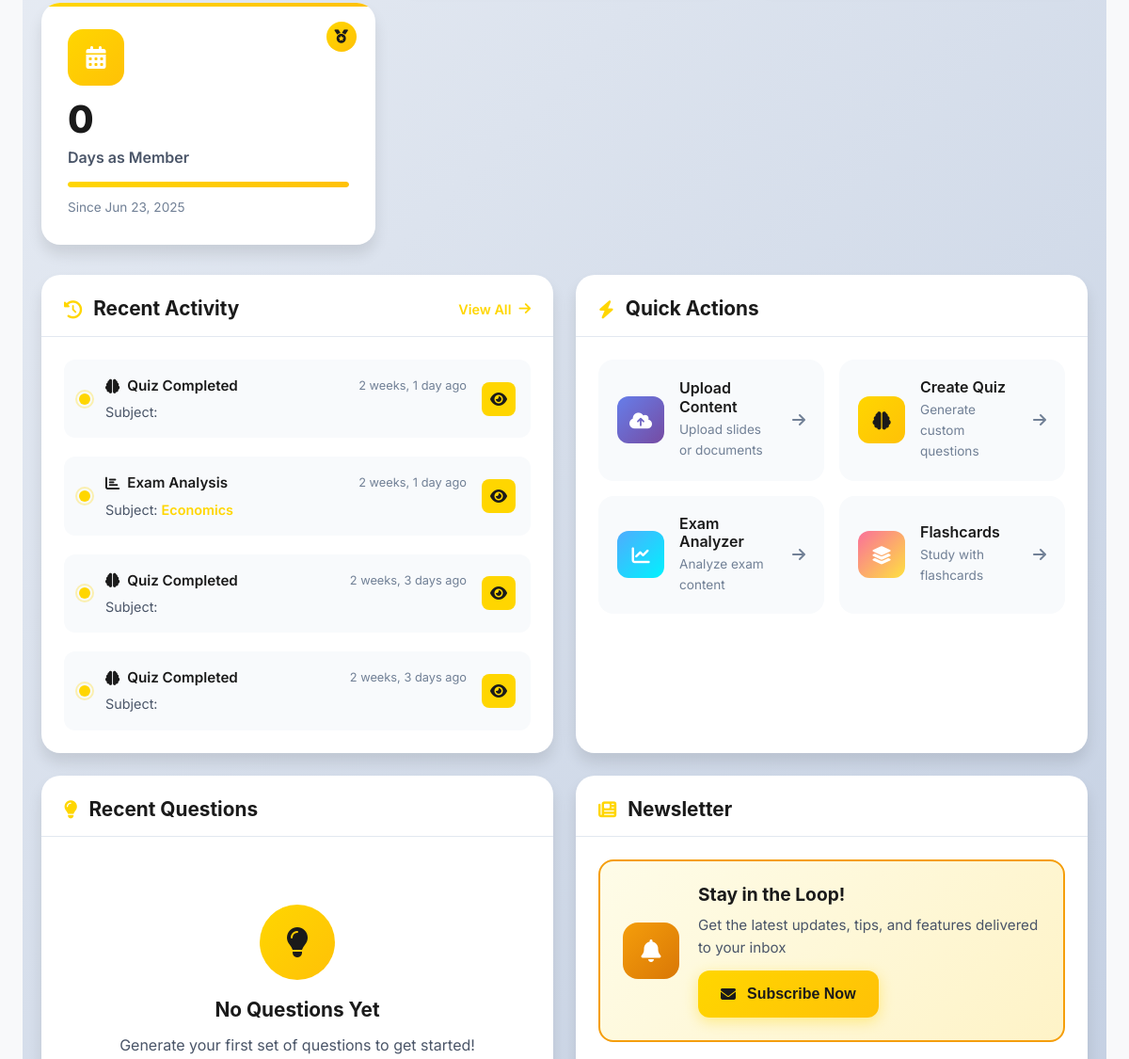
Before: /dashboard/ (signed in, middle part) with the older database file.
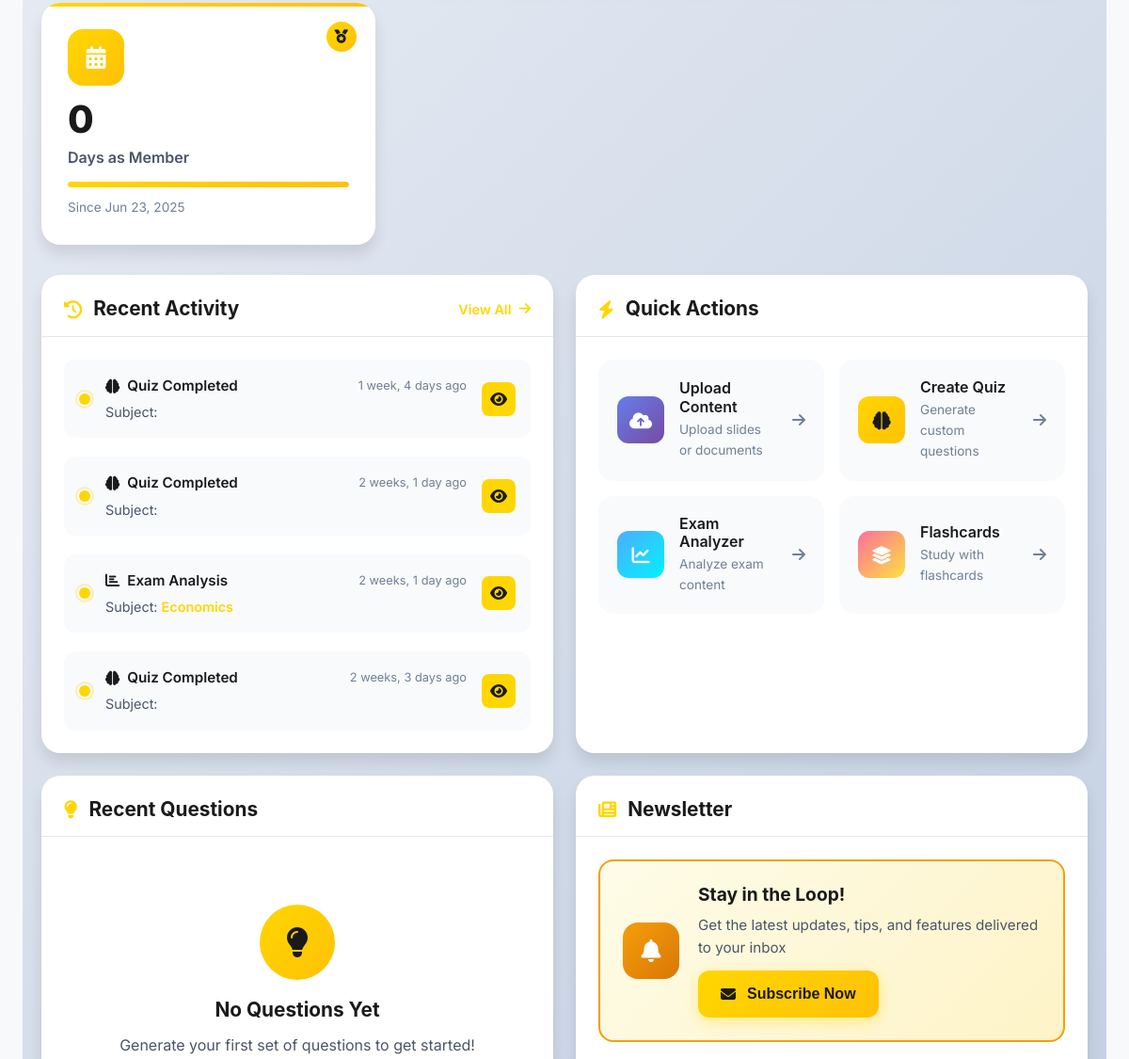
After: the same page with the newer database file.
### slides_analyzer/models.py (models this page shows, shortened)
class QuizSession(models.Model):
    user = models.ForeignKey(User, on_delete=models.CASCADE, related_name='quiz_sessions')
    subject = models.CharField(max_length=100, blank=True, help_text="Subject/topic of the quiz", db_index=True)
    total_questions = models.IntegerField(default=0)
    correct_answers = models.IntegerField(default=0)
    score_percentage = models.DecimalField(max_digits=5, decimal_places=2, default=0)
    duration_minutes = models.IntegerField(default=0, help_text="Time taken in minutes")
    questions_data = models.JSONField(default=dict, help_text="Stored quiz questions and answers")
    user_answers = models.JSONField(default=dict, help_text="User's answers")
    created_at = models.DateTimeField(auto_now_add=True, db_index=True)
    class Meta:
        ordering = ['-created_at']
        verbose_name = "Quiz Session"
        verbose_name_plural = "Quiz Sessions"

class ExamAnalysis(models.Model):
    user = models.ForeignKey(User, on_delete=models.CASCADE, related_name='exam_analyses')
    subject = models.CharField(max_length=100, help_text="Subject being analyzed", db_index=True)
    documents_analyzed = models.ManyToManyField(ExamDocument, related_name='analyses')
    analysis_data = models.JSONField(default=dict, help_text="Analysis results including trends and predictions")
    created_at = models.DateTimeField(auto_now_add=True)
    class Meta:
        ordering = ['-created_at']
        verbose_name = "Exam Analysis"
        verbose_name_plural = "Exam Analyses"
        indexes = [
            models.Index(fields=['user', '-created_at']),
            models.Index(fields=['subject', '-created_at']),
        ]

### slides_analyzer/views.py (the view)
# urls.py: path('dashboard/', views.dashboard, name='dashboard'),
@login_required
def dashboard(request):
    context = {}
    if request.user.is_authenticated:
        from .models import QuizSession, ExamAnalysis
        quiz_sessions = list(QuizSession.objects.filter(user=request.user))
        exam_analyses = list(ExamAnalysis.objects.filter(user=request.user))
        all_activities = []
        for q in quiz_sessions:
            subject = q.subject or ''
            file_name = ''
            if q.questions_data and isinstance(q.questions_data, dict):
                file_name = q.questions_data.get('uploaded_file_name', '')
            all_activities.append({'type': 'quiz', 'obj': q, 'created_at': q.created_at, 'subject': subject, 'file_name': file_name})
        for a in exam_analyses:
            all_activities.append({'type': 'exam_analysis', 'obj': a, 'created_at': a.created_at, 'subject': a.subject or '', 'file_name': ''})
        all_activities.sort(key=lambda x: x['created_at'], reverse=True)
        recent_activities = all_activities[:4]
        context['recent_activities'] = recent_activities
    return render(request, 'slides_analyzer/dashboard.html', context)

### slides_analyzer/context_processors.py (called while the page is built)
def user_profile(request):
    if request.user.is_authenticated:
        try:
            profile = request.user.profile
        except UserProfile.DoesNotExist:
            profile = UserProfile.objects.create(user=request.user)
        return {'user_profile': profile}
    return {'user_profile': None}

### slides_analyzer/models.py (called while the page is built)
    @property
    def profile_picture_url(self):
        if self.profile_picture and hasattr(self.profile_picture, 'url'):
            return self.profile_picture.url
        return '/static/images/default-avatar.png'

### slides_analyzer/templates/slides_analyzer/dashboard.html (shortened to what the changed rows need)
{% extends 'base.html' %}
{% load static %}
{% block content %}
<div class="dashboard-container">
    <div class="dashboard-grid">
        <div class="dashboard-card" data-aos="fade-up" data-aos-delay="200">
            <div class="card-header">
                <div class="card-title">
                    <h2>Recent Activity</h2>
                </div>
            </div>
            <div class="card-content">
                {% if recent_activities %}
                    <div class="activity-timeline">
                        {% for activity in recent_activities %}
                        <div class="activity-item">
                            <div class="activity-dot"></div>
                            <div class="activity-info">
                                <div class="activity-header">
                                    <div class="activity-type">
                                        {% if activity.type == 'quiz' %}
                                            <i class="fas fa-brain"></i>
                                            Quiz Completed
                                        {% elif activity.type == 'exam_analysis' %}
                                            <i class="fas fa-chart-bar"></i>
                                            Exam Analysis
                                        {% endif %}
                                    </div>
                                    <div class="activity-time">{{ activity.created_at|timesince }} ago</div>
                                </div>
                                <div class="activity-subject">Subject: <span>{{ activity.subject }}</span></div>
                            </div>
                            <div class="activity-action">
                                {% if activity.type == 'quiz' %}
                                    <a href="{% url 'quiz_results' %}" class="btn-mini">
                                        <i class="fas fa-eye"></i>
                                    </a>
                                {% elif activity.type == 'exam_analysis' %}
                                    <a href="{% url 'exam_analysis_results' activity.obj.id %}" class="btn-mini">
                                        <i class="fas fa-eye"></i>
                                    </a>
                                {% endif %}
                            </div>
                        </div>
                        {% endfor %}
                    </div>
                {% endif %}
            </div>
        </div>
        <div class="dashboard-card" data-aos="fade-up" data-aos-delay="300">
            <div class="card-header">
                <div class="card-title">
                    <h2>Quick Actions</h2>
                </div>
            </div>
        </div>
        <div class="dashboard-card" data-aos="fade-up" data-aos-delay="400">
            <div class="card-header">
                <div class="card-title">
                    <h2>Recent Questions</h2>
                </div>
            </div>
        </div>
        <div class="dashboard-card newsletter-card" data-aos="fade-up" data-aos-delay="500">
            <div class="card-header">
                <div class="card-title">
                    <h2>Newsletter</h2>
                </div>
            </div>
        </div>
    </div>
</div>
{% endblock %}

Changed rows visible on the page:
no longer on this page (row unchanged): QuizSession: shows "Quiz Completed", created_at "2 weeks, 3 days"
added QuizSession: shows "Quiz Completed", created_at "1 week, 4 days"
